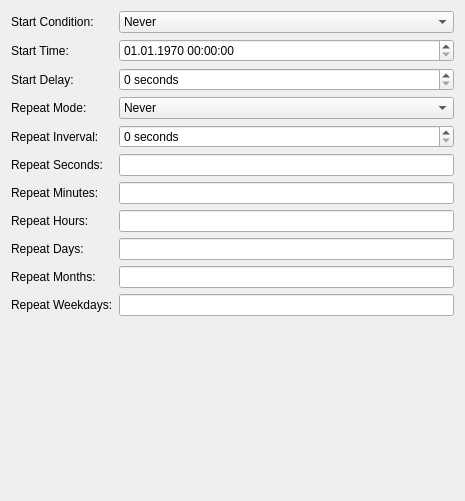
<?xml version="1.0" encoding="UTF-8"?>
<ui version="4.0">
 <class>NewProgramSchedule</class>
 <widget class="QWidget" name="NewProgramSchedule">
  <property name="geometry">
   <rect>
    <x>0</x>
    <y>0</y>
    <width>465</width>
    <height>501</height>
   </rect>
  </property>
  <property name="windowTitle">
   <string>Form</string>
  </property>
  <layout class="QVBoxLayout" name="verticalLayout">
   <item>
    <layout class="QGridLayout" name="gridLayout">
     <item row="0" column="0">
      <widget class="QLabel" name="label">
       <property name="text">
        <string>Start Condition:</string>
       </property>
      </widget>
     </item>
     <item row="0" column="1">
      <widget class="QComboBox" name="combo_start_condition">
       <property name="sizePolicy">
        <sizepolicy hsizetype="Preferred" vsizetype="Fixed">
         <horstretch>1</horstretch>
         <verstretch>0</verstretch>
        </sizepolicy>
       </property>
       <item>
        <property name="text">
         <string>Never</string>
        </property>
       </item>
       <item>
        <property name="text">
         <string>Now</string>
        </property>
       </item>
       <item>
        <property name="text">
         <string>Reboot</string>
        </property>
       </item>
       <item>
        <property name="text">
         <string>Time</string>
        </property>
       </item>
      </widget>
     </item>
     <item row="3" column="1">
      <widget class="QComboBox" name="combo_repeat_mode">
       <item>
        <property name="text">
         <string>Never</string>
        </property>
       </item>
       <item>
        <property name="text">
         <string>Interval</string>
        </property>
       </item>
       <item>
        <property name="text">
         <string>Selection</string>
        </property>
       </item>
      </widget>
     </item>
     <item row="3" column="0">
      <widget class="QLabel" name="label_2">
       <property name="text">
        <string>Repeat Mode:</string>
       </property>
      </widget>
     </item>
     <item row="1" column="0">
      <widget class="QLabel" name="label_start_time">
       <property name="text">
        <string>Start Time:</string>
       </property>
      </widget>
     </item>
     <item row="2" column="0">
      <widget class="QLabel" name="label_start_delay">
       <property name="text">
        <string>Start Delay:</string>
       </property>
      </widget>
     </item>
     <item row="1" column="1">
      <widget class="QDateTimeEdit" name="date_start_time">
       <property name="dateTime">
        <datetime>
         <hour>0</hour>
         <minute>0</minute>
         <second>0</second>
         <year>1970</year>
         <month>1</month>
         <day>1</day>
        </datetime>
       </property>
       <property name="minimumDateTime">
        <datetime>
         <hour>0</hour>
         <minute>0</minute>
         <second>0</second>
         <year>1770</year>
         <month>1</month>
         <day>1</day>
        </datetime>
       </property>
       <property name="displayFormat">
        <string>dd.MM.yyyy HH:mm:ss</string>
       </property>
      </widget>
     </item>
     <item row="4" column="0">
      <widget class="QLabel" name="label_repeat_interval">
       <property name="text">
        <string>Repeat Inverval:</string>
       </property>
      </widget>
     </item>
     <item row="5" column="0">
      <widget class="QLabel" name="label_repeat_seconds">
       <property name="text">
        <string>Repeat Seconds:</string>
       </property>
      </widget>
     </item>
     <item row="10" column="0">
      <widget class="QLabel" name="label_repeat_weekdays">
       <property name="text">
        <string>Repeat Weekdays:</string>
       </property>
      </widget>
     </item>
     <item row="9" column="0">
      <widget class="QLabel" name="label_repeat_months">
       <property name="text">
        <string>Repeat Months:</string>
       </property>
      </widget>
     </item>
     <item row="8" column="0">
      <widget class="QLabel" name="label_repeat_days">
       <property name="text">
        <string>Repeat Days:</string>
       </property>
      </widget>
     </item>
     <item row="6" column="0">
      <widget class="QLabel" name="label_repeat_minutes">
       <property name="text">
        <string>Repeat Minutes:</string>
       </property>
      </widget>
     </item>
     <item row="7" column="0">
      <widget class="QLabel" name="label_repeat_hours">
       <property name="text">
        <string>Repeat Hours:</string>
       </property>
      </widget>
     </item>
     <item row="5" column="1">
      <widget class="QLineEdit" name="edit_repeat_seconds"/>
     </item>
     <item row="6" column="1">
      <widget class="QLineEdit" name="edit_repeat_minutes"/>
     </item>
     <item row="7" column="1">
      <widget class="QLineEdit" name="edit_repeat_hours"/>
     </item>
     <item row="8" column="1">
      <widget class="QLineEdit" name="edit_repeat_days"/>
     </item>
     <item row="9" column="1">
      <widget class="QLineEdit" name="edit_repeat_months"/>
     </item>
     <item row="10" column="1">
      <widget class="QLineEdit" name="edit_repeat_weekdays"/>
     </item>
     <item row="2" column="1">
      <widget class="QSpinBox" name="spin_start_delay">
       <property name="suffix">
        <string> seconds</string>
       </property>
       <property name="maximum">
        <number>2147483647</number>
       </property>
      </widget>
     </item>
     <item row="4" column="1">
      <widget class="QSpinBox" name="spin_repeat_interval">
       <property name="suffix">
        <string> seconds</string>
       </property>
       <property name="maximum">
        <number>2147483647</number>
       </property>
      </widget>
     </item>
    </layout>
   </item>
   <item>
    <spacer name="verticalSpacer">
     <property name="orientation">
      <enum>Qt::Vertical</enum>
     </property>
     <property name="sizeHint" stdset="0">
      <size>
       <width>20</width>
       <height>0</height>
      </size>
     </property>
    </spacer>
   </item>
  </layout>
 </widget>
 <resources/>
 <connections/>
</ui>
